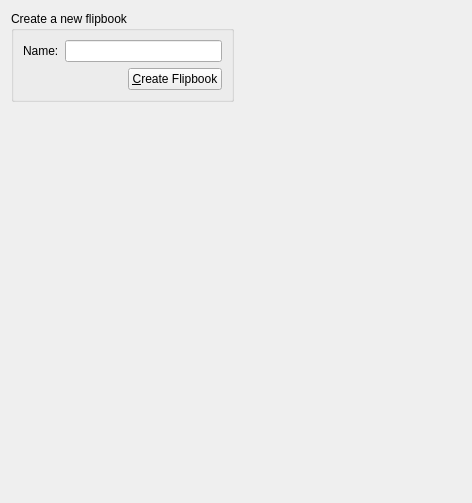
<?xml version="1.0" encoding="UTF-8"?>
<ui version="4.0">
 <class>WdgFlipbookSelector</class>
 <widget class="QWidget" name="WdgFlipbookSelector">
  <property name="geometry">
   <rect>
    <x>0</x>
    <y>0</y>
    <width>472</width>
    <height>503</height>
   </rect>
  </property>
  <property name="windowTitle">
   <string>New Image</string>
  </property>
  <layout class="QGridLayout" name="gridLayout">
   <item row="0" column="0">
    <widget class="QGroupBox" name="groupBox">
     <property name="title">
      <string>Create a new flipbook</string>
     </property>
     <layout class="QVBoxLayout" name="verticalLayout">
      <item>
       <layout class="QHBoxLayout" name="horizontalLayout_3">
        <item>
         <widget class="QLabel" name="label">
          <property name="text">
           <string>Name:</string>
          </property>
         </widget>
        </item>
        <item>
         <widget class="QLineEdit" name="txtFlipbookName">
          <property name="readOnly">
           <bool>false</bool>
          </property>
         </widget>
        </item>
       </layout>
      </item>
      <item>
       <layout class="QHBoxLayout" name="horizontalLayout_2">
        <item>
         <spacer name="horizontalSpacer_2">
          <property name="orientation">
           <enum>Qt::Horizontal</enum>
          </property>
          <property name="sizeHint" stdset="0">
           <size>
            <width>40</width>
            <height>20</height>
           </size>
          </property>
         </spacer>
        </item>
        <item>
         <widget class="QPushButton" name="bnCreateNewFlipbook">
          <property name="text">
           <string>&amp;Create Flipbook</string>
          </property>
         </widget>
        </item>
       </layout>
      </item>
     </layout>
    </widget>
   </item>
   <item row="0" column="1">
    <spacer name="horizontalSpacer">
     <property name="orientation">
      <enum>Qt::Horizontal</enum>
     </property>
     <property name="sizeHint" stdset="0">
      <size>
       <width>227</width>
       <height>20</height>
      </size>
     </property>
    </spacer>
   </item>
   <item row="1" column="0">
    <spacer name="verticalSpacer">
     <property name="orientation">
      <enum>Qt::Vertical</enum>
     </property>
     <property name="sizeHint" stdset="0">
      <size>
       <width>20</width>
       <height>66</height>
      </size>
     </property>
    </spacer>
   </item>
  </layout>
 </widget>
 <resources/>
 <connections/>
</ui>
